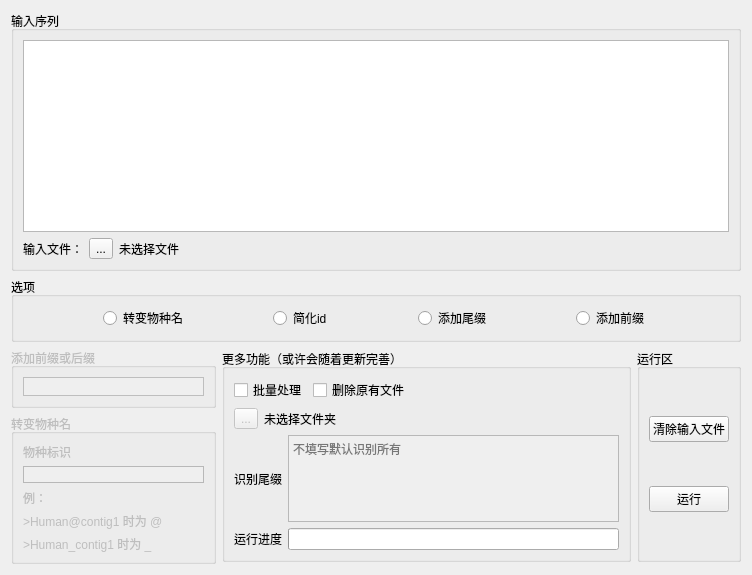
          <widget class="QWidget" name="id_process">
           <attribute name="title">
            <string>处理组装id</string>
           </attribute>
           <layout class="QVBoxLayout" name="verticalLayout_20" stretch="3,0,0">
            <item>
             <widget class="QGroupBox" name="groupBox_37">
              <property name="title">
               <string>输入序列</string>
              </property>
              <layout class="QVBoxLayout" name="verticalLayout_18" stretch="0,0">
               <item>
                <widget class="QTextEdit" name="inputfa_txt_2"/>
               </item>
               <item>
                <layout class="QHBoxLayout" name="horizontalLayout_47">
                 <item>
                  <widget class="QLabel" name="label_6">
                   <property name="text">
                    <string>输入文件：</string>
                   </property>
                   <property name="buddy">
                    <cstring>label_2</cstring>
                   </property>
                  </widget>
                 </item>
                 <item>
                  <widget class="QToolButton" name="inputfa_2">
                   <property name="text">
                    <string>...</string>
                   </property>
                  </widget>
                 </item>
                 <item>
                  <widget class="QLabel" name="selected_fa_2">
                   <property name="text">
                    <string>未选择文件</string>
                   </property>
                  </widget>
                 </item>
                 <item>
                  <spacer name="horizontalSpacer_12">
                   <property name="orientation">
                    <enum>Qt::Horizontal</enum>
                   </property>
                   <property name="sizeHint" stdset="0">
                    <size>
                     <width>40</width>
                     <height>20</height>
                    </size>
                   </property>
                  </spacer>
                 </item>
                </layout>
               </item>
              </layout>
             </widget>
            </item>
            <item>
             <widget class="QGroupBox" name="option_1">
              <property name="enabled">
               <bool>true</bool>
              </property>
              <property name="title">
               <string>选项</string>
              </property>
              <layout class="QHBoxLayout" name="horizontalLayout_42">
               <item>
                <spacer name="horizontalSpacer_16">
                 <property name="orientation">
                  <enum>Qt::Horizontal</enum>
                 </property>
                 <property name="sizeHint" stdset="0">
                  <size>
                   <width>40</width>
                   <height>20</height>
                  </size>
                 </property>
                </spacer>
               </item>
               <item>
                <widget class="QRadioButton" name="spenabutton">
                 <property name="text">
                  <string>转变物种名</string>
                 </property>
                </widget>
               </item>
               <item>
                <spacer name="horizontalSpacer_18">
                 <property name="orientation">
                  <enum>Qt::Horizontal</enum>
                 </property>
                 <property name="sizeHint" stdset="0">
                  <size>
                   <width>40</width>
                   <height>20</height>
                  </size>
                 </property>
                </spacer>
               </item>
               <item>
                <widget class="QRadioButton" name="simplybutton">
                 <property name="text">
                  <string>简化id</string>
                 </property>
                </widget>
               </item>
               <item>
                <spacer name="horizontalSpacer_19">
                 <property name="orientation">
                  <enum>Qt::Horizontal</enum>
                 </property>
                 <property name="sizeHint" stdset="0">
                  <size>
                   <width>40</width>
                   <height>20</height>
                  </size>
                 </property>
                </spacer>
               </item>
               <item>
                <widget class="QRadioButton" name="suffixbutton">
                 <property name="text">
                  <string>添加尾缀</string>
                 </property>
                </widget>
               </item>
               <item>
                <spacer name="horizontalSpacer_20">
                 <property name="orientation">
                  <enum>Qt::Horizontal</enum>
                 </property>
                 <property name="sizeHint" stdset="0">
                  <size>
                   <width>40</width>
                   <height>20</height>
                  </size>
                 </property>
                </spacer>
               </item>
               <item>
                <widget class="QRadioButton" name="prefixbutton">
                 <property name="text">
                  <string>添加前缀</string>
                 </property>
                </widget>
               </item>
               <item>
                <spacer name="horizontalSpacer_17">
                 <property name="orientation">
                  <enum>Qt::Horizontal</enum>
                 </property>
                 <property name="sizeHint" stdset="0">
                  <size>
                   <width>40</width>
                   <height>20</height>
                  </size>
                 </property>
                </spacer>
               </item>
              </layout>
             </widget>
            </item>
            <item>
             <layout class="QHBoxLayout" name="horizontalLayout_48" stretch="2,4,0">
              <item>
               <layout class="QVBoxLayout" name="verticalLayout" stretch="1,0">
                <item>
                 <widget class="QGroupBox" name="option_add">
                  <property name="enabled">
                   <bool>false</bool>
                  </property>
                  <property name="sizePolicy">
                   <sizepolicy hsizetype="Preferred" vsizetype="Preferred">
                    <horstretch>1</horstretch>
                    <verstretch>1</verstretch>
                   </sizepolicy>
                  </property>
                  <property name="maximumSize">
                   <size>
                    <width>16777215</width>
                    <height>60</height>
                   </size>
                  </property>
                  <property name="title">
                   <string>添加前缀或后缀</string>
                  </property>
                  <layout class="QVBoxLayout" name="verticalLayout_41">
                   <item>
                    <widget class="QTextEdit" name="fix_add">
                     <property name="enabled">
                      <bool>false</bool>
                     </property>
                     <property name="mouseTracking">
                      <bool>true</bool>
                     </property>
                     <property name="tabletTracking">
                      <bool>false</bool>
                     </property>
                     <property name="acceptDrops">
                      <bool>true</bool>
                     </property>
                     <property name="frameShape">
                      <enum>QFrame::Box</enum>
                     </property>
                     <property name="frameShadow">
                      <enum>QFrame::Plain</enum>
                     </property>
                     <property name="verticalScrollBarPolicy">
                      <enum>Qt::ScrollBarAlwaysOff</enum>
                     </property>
                     <property name="horizontalScrollBarPolicy">
                      <enum>Qt::ScrollBarAlwaysOff</enum>
                     </property>
                     <property name="sizeAdjustPolicy">
                      <enum>QAbstractScrollArea::AdjustIgnored</enum>
                     </property>
                     <property name="tabChangesFocus">
                      <bool>false</bool>
                     </property>
                     <property name="html">
                      <string>&lt;!DOCTYPE HTML PUBLIC &quot;-//W3C//DTD HTML 4.0//EN&quot; &quot;http://www.w3.org/TR/REC-html40/strict.dtd&quot;&gt;
&lt;html&gt;&lt;head&gt;&lt;meta name=&quot;qrichtext&quot; content=&quot;1&quot; /&gt;&lt;style type=&quot;text/css&quot;&gt;
p, li { white-space: pre-wrap; }
&lt;/style&gt;&lt;/head&gt;&lt;body style=&quot; font-family:'SimSun'; font-size:9pt; font-weight:400; font-style:normal;&quot;&gt;
&lt;p style=&quot;-qt-paragraph-type:empty; margin-top:0px; margin-bottom:0px; margin-left:0px; margin-right:0px; -qt-block-indent:0; text-indent:0px;&quot;&gt;&lt;br /&gt;&lt;/p&gt;&lt;/body&gt;&lt;/html&gt;</string>
                     </property>
                    </widget>
                   </item>
                  </layout>
                 </widget>
                </item>
                <item>
                 <widget class="QGroupBox" name="spenam_box">
                  <property name="enabled">
                   <bool>false</bool>
                  </property>
                  <property name="sizePolicy">
                   <sizepolicy hsizetype="Preferred" vsizetype="Preferred">
                    <horstretch>0</horstretch>
                    <verstretch>3</verstretch>
                   </sizepolicy>
                  </property>
                  <property name="maximumSize">
                   <size>
                    <width>16777215</width>
                    <height>150</height>
                   </size>
                  </property>
                  <property name="title">
                   <string>转变物种名</string>
                  </property>
                  <layout class="QVBoxLayout" name="verticalLayout_42">
                   <item>
                    <widget class="QLabel" name="label_7">
                     <property name="text">
                      <string>物种标识</string>
                     </property>
                    </widget>
                   </item>
                   <item>
                    <widget class="QTextEdit" name="spe_symbol">
                     <property name="verticalScrollBarPolicy">
                      <enum>Qt::ScrollBarAlwaysOff</enum>
                     </property>
                    </widget>
                   </item>
                   <item>
                    <widget class="QLabel" name="label_8">
                     <property name="text">
                      <string>例：</string>
                     </property>
                    </widget>
                   </item>
                   <item>
                    <widget class="QLabel" name="label_9">
                     <property name="text">
                      <string>&gt;Human@contig1 时为 @</string>
                     </property>
                    </widget>
                   </item>
                   <item>
                    <widget class="QLabel" name="label_10">
                     <property name="text">
                      <string>&gt;Human_contig1 时为 _</string>
                     </property>
                    </widget>
                   </item>
                  </layout>
                 </widget>
                </item>
               </layout>
              </item>
              <item>
               <widget class="QGroupBox" name="groupBox_3">
                <property name="maximumSize">
                 <size>
                  <width>16777215</width>
                  <height>213</height>
                 </size>
                </property>
                <property name="title">
                 <string>更多功能（或许会随着更新完善）</string>
                </property>
                <layout class="QVBoxLayout" name="verticalLayout_17" stretch="0,0,1,0">
                 <item>
                  <layout class="QHBoxLayout" name="horizontalLayout_43">
                   <item>
                    <widget class="QCheckBox" name="multipc_bok">
                     <property name="text">
                      <string>批量处理</string>
                     </property>
                    </widget>
                   </item>
                   <item>
                    <widget class="QCheckBox" name="delete_check">
                     <property name="text">
                      <string>删除原有文件</string>
                     </property>
                    </widget>
                   </item>
                   <item>
                    <spacer name="horizontalSpacer_13">
                     <property name="orientation">
                      <enum>Qt::Horizontal</enum>
                     </property>
                     <property name="sizeHint" stdset="0">
                      <size>
                       <width>40</width>
                       <height>20</height>
                      </size>
                     </property>
                    </spacer>
                   </item>
                  </layout>
                 </item>
                 <item>
                  <layout class="QHBoxLayout" name="horizontalLayout_44">
                   <item>
                    <widget class="QToolButton" name="multipc_button">
                     <property name="enabled">
                      <bool>false</bool>
                     </property>
                     <property name="text">
                      <string>...</string>
                     </property>
                    </widget>
                   </item>
                   <item>
                    <widget class="QLabel" name="mpc_path">
                     <property name="enabled">
                      <bool>true</bool>
                     </property>
                     <property name="text">
                      <string>未选择文件夹</string>
                     </property>
                    </widget>
                   </item>
                  </layout>
                 </item>
                 <item>
                  <layout class="QHBoxLayout" name="horizontalLayout_45">
                   <item>
                    <widget class="QLabel" name="label_11">
                     <property name="text">
                      <string>识别尾缀</string>
                     </property>
                    </widget>
                   </item>
                   <item>
                    <widget class="QTextEdit" name="fire_end">
                     <property name="enabled">
                      <bool>false</bool>
                     </property>
                     <property name="verticalScrollBarPolicy">
                      <enum>Qt::ScrollBarAlwaysOff</enum>
                     </property>
                     <property name="placeholderText">
                      <string>不填写默认识别所有</string>
                     </property>
                    </widget>
                   </item>
                  </layout>
                 </item>
                 <item>
                  <layout class="QHBoxLayout" name="horizontalLayout_46">
                   <item>
                    <widget class="QLabel" name="label_12">
                     <property name="text">
                      <string>运行进度</string>
                     </property>
                    </widget>
                   </item>
                   <item>
                    <widget class="QProgressBar" name="progressBar">
                     <property name="enabled">
                      <bool>true</bool>
                     </property>
                     <property name="value">
                      <number>0</number>
                     </property>
                     <property name="textVisible">
                      <bool>false</bool>
                     </property>
                    </widget>
                   </item>
                  </layout>
                 </item>
                </layout>
               </widget>
              </item>
              <item>
               <widget class="QGroupBox" name="groupBox_38">
                <property name="maximumSize">
                 <size>
                  <width>16777215</width>
                  <height>213</height>
                 </size>
                </property>
                <property name="title">
                 <string>运行区</string>
                </property>
                <layout class="QVBoxLayout" name="verticalLayout_19">
                 <item>
                  <widget class="QPushButton" name="clearinput_2">
                   <property name="text">
                    <string>清除输入文件</string>
                   </property>
                  </widget>
                 </item>
                 <item>
                  <widget class="QPushButton" name="idpc_running">
                   <property name="text">
                    <string>运行</string>
                   </property>
                  </widget>
                 </item>
                </layout>
               </widget>
              </item>
             </layout>
            </item>
           </layout>
          </widget>
